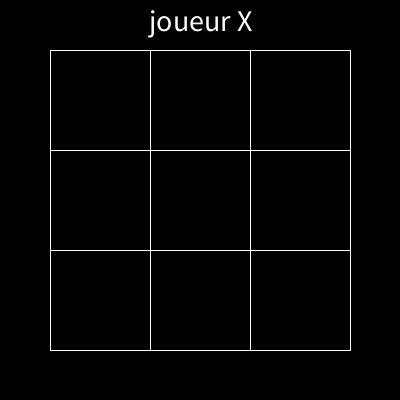
Frame 1 (no input)
Frame 60 (the mouse pressed at the canvas centre just before this capture): identical to frame 1, image omitted
Frame 120 (the mouse held since frame 60 and released just before this capture): identical to frame 1, image omitted

The Processing sketch that drew this single still picture (run headless with seeded random() and noise(); from frame 60 on, the mouse is pressed at the canvas centre):

// Processing sketch: tic_tac_toe
// ── tic_tac_toe.pde
// nr de cellules par ligne et par colonne
int nr;

// marge autour du damier (plan de jeu)
int margin;

// largeur d'une case
int cellWidth;

// variable contenant la hauteur d'une case
int cellHeight;

// indique quel est le joueur actif: true => X, false => O
boolean isPlayerX;  

// contient l'état du damier
String cells;

// appelé par processing au démarrage de l'application
void setup() {
  size(400, 400);
  initState();
  drawGame();
}

// applelé par processing pour afficher (doit être présent, même vide)
void draw() {
}

// appelé par processing lorsque la souris est pressée
void mousePressed() {
  updateState();
  drawGame();
}

/**
* initialise l'état de l'application
**/
void initState() {
  nr = 3;
  margin = 50;
  cellWidth = (width - 2 * margin) / nr;
  cellHeight = (height - 2 * margin) / nr;
  isPlayerX = true;
  emptyCells();
}

/**
 * empty the cells
**/
void emptyCells() {
  cells = "         ";  // 9 spaces caracters
}

/**
 * update the state of the application
**/
void updateState() {
  if (! isTerminated()) {
    if (isCellFree(mouseX, mouseY)) {
      setCase(getCurrentPlayerChar(), mouseX, mouseY);
      isPlayerX = ! isPlayerX;
    }
  } else {
    initState();
  }
}

/**
* indique si le jeu est terminé
**/
boolean isTerminated() {
  return areCellsFull() || hasWin(true) || hasWin(false);
}

/**
* indique si toutes les cases sont remplies
* @return true si toutes les cases sont remplies et false dans le cas contraire
*/
boolean areCellsFull() {
  return ! cells.contains(" ");
}

/**
 * indique si le joueur a gagné
 * @return true si le joueur a gagné, false si le joueur a perdu
 **/
boolean hasWin(boolean isPlayerX) {
  char player = getPlayerChar(isPlayerX);
  // lignes & colonnes
  for (int i = 0; i < nr; ++i) {
    if (getCellChar(0, i) == player && getCellChar(1, i) == player && getCellChar(2, i) == player) return true;
    if (getCellChar(i, 0) == player && getCellChar(i, 1) == player && getCellChar(i, 2) == player) return true;
  }
  // diagonales
  if (getCellChar(0, 0) == player && getCellChar(1, 1) == player && getCellChar(2, 2) == player) return true;
  if (getCellChar(0, 2) == player && getCellChar(1, 1) == player && getCellChar(2, 0) == player) return true;
  return false;
}

/**
 * indique si une cellule est libre
 * @param x est la position x en pixels
 * @param y est la position y en pixels
 * @return true si la cellule est libre, false si la cellule n'est pas libre, false si x,y est en dehors du damier
 **/
boolean isCellFree(int x, int y) {
  int indexX = getIndexX(x);
  int indexY = getIndexY(y);
  if (indexX < 0 || indexY < 0) return false;
  return getCellChar(indexX, indexY) == ' ';
}

/**
 * @return le caractère du joueuer courant (X ou O)
 **/
char getCurrentPlayerChar() {
  return getPlayerChar(isPlayerX);
}

void setCase(char player, int x, int y) {
  int indexX = getIndexX(x);
  int indexY = getIndexY(y);
  setCellChar(player, indexX, indexY);
}

/**
* met le caractère c dans la String cells à la position (indexX, indexY)
* @param c est le caractère à placer dans la String cells
* @param indexX est l'index horizontal d'une cellule
* @param indexY est l'index vertical d'une cellule
**/
void setCellChar(char c, int indexX, int indexY) {
  int cellIndex = getCellIndex(indexX, indexY);
  cells = cells.substring(0, cellIndex) + c + cells.substring(cellIndex + 1);
}

/**
 * dessine le damier
 **/
void drawGame() {
  background(0);
  drawHeader();
  drawBoard();
  drawCells();
}

/**
 * dessine l'entête
**/
void drawHeader() {
  if (hasWin(true)) writeWinner(true);
  else if (hasWin(false)) writeWinner(false);
  else if (areCellsFull()) writeEgalityGame();
  else writePlayer(isPlayerX);
}

/**
 * affiche l'information relative au joeur
 **/
void writePlayer(boolean isPlayer) {
  writeHeaderText("joueur " + getPlayerChar(isPlayer));
}

void writeWinner(boolean isPlayer) {
  writeHeaderText(getPlayerChar(isPlayer) + " a gagné");
}

void writeEgalityGame() {
  writeHeaderText("Match null");
}

void writeHeaderText(String message) {
    stroke(0);
  fill(0);
  rect(0, 0, width, margin - 1);
  fill(255);
  textAlign(CENTER, CENTER);
  textSize(margin * 0.6);
  text(message, width / 2, margin * 0.4);
}

/**
 * dessine le damier 
**/
void drawBoard() {
  stroke(255);
  fill(0);
  for (int i = 0; i <= nr; ++i) {
    line(margin + i * cellWidth, margin, margin + i * cellWidth, height - margin);
    line(margin, margin + i * cellHeight, width - margin, margin + i * cellHeight);
  }
}

/**
* dessine les cases, plus exactement les caractères (X ou O) dans les cases
**/
void drawCells() {
  for (int x = 0; x < nr; ++x) {
    for (int y = 0; y < nr; ++y) {
      drawCase(x, y);
    }
  }
}

/**
 * dessine une case, plus exactement le caractère (X ou O) dans la case
 * @param x est la position x en pixels
 * @param y est la position y en pixels
 **/
void drawCase(int indexX, int indexY) {
  textSize(cellHeight * 0.6);
  fill(255);
  text(getCellChar(indexX, indexY), margin + cellWidth / 2 + indexX * cellWidth, margin + cellHeight / 2 + indexY * cellHeight);
}

/**
* retourne le caractère du joueur (X ou O)
* @param isPlayerX est true si le joueur est X, sinon O
* @return X ou O
**/
char getPlayerChar(boolean isPlayerX) {
  return isPlayerX ? 'X' : 'O';
}

/**
* retourne le caractère dans la cellule d'indexX et indexY
* @param indexX est l'index x de la cellule
* @param indexY est l'index y de la cellule
* @return le caractère dans la cellule (indexX, indexY)
**/
char getCellChar(int indexX, int indexY) {
  return cells.charAt(getCellIndex(indexX, indexY));
}

/**
* retoune l'index du caractère dans la String cells correspondant à l'indexX,indexY
* exemple getCellIndex(1, 1) retourne 4
* @param indexX est l'index x de la cellule
* @param indexY est l'index y de la cellule
* @return l'index du caractère correspondant
*/
int getCellIndex(int indexX, int indexY) {
  return indexX + indexY * 3;
}
 //<>//
/**
 * retourne l'index horizontal (x) de la cellule pointée par la position x
 * @param x est la position horizontale (x) en pixels
 * @return l'index horizontal (x) de la cellule (0, 1 ou 2)
 **/
int getIndexX(int x) {
  if (x < 0) return -1;
  return (x - margin) / cellWidth;
}

/**
 * retourne l'index vertical (y) de la cellule pointée par la position y
 * @param y est la position verticale (y) en pixels
 * @return l'index vertical (y) de la cellule (0, 1 ou 2)
 **/
int getIndexY(int y) {
  if (y < 0) return -1;
  return (y - margin) / cellHeight;
}
